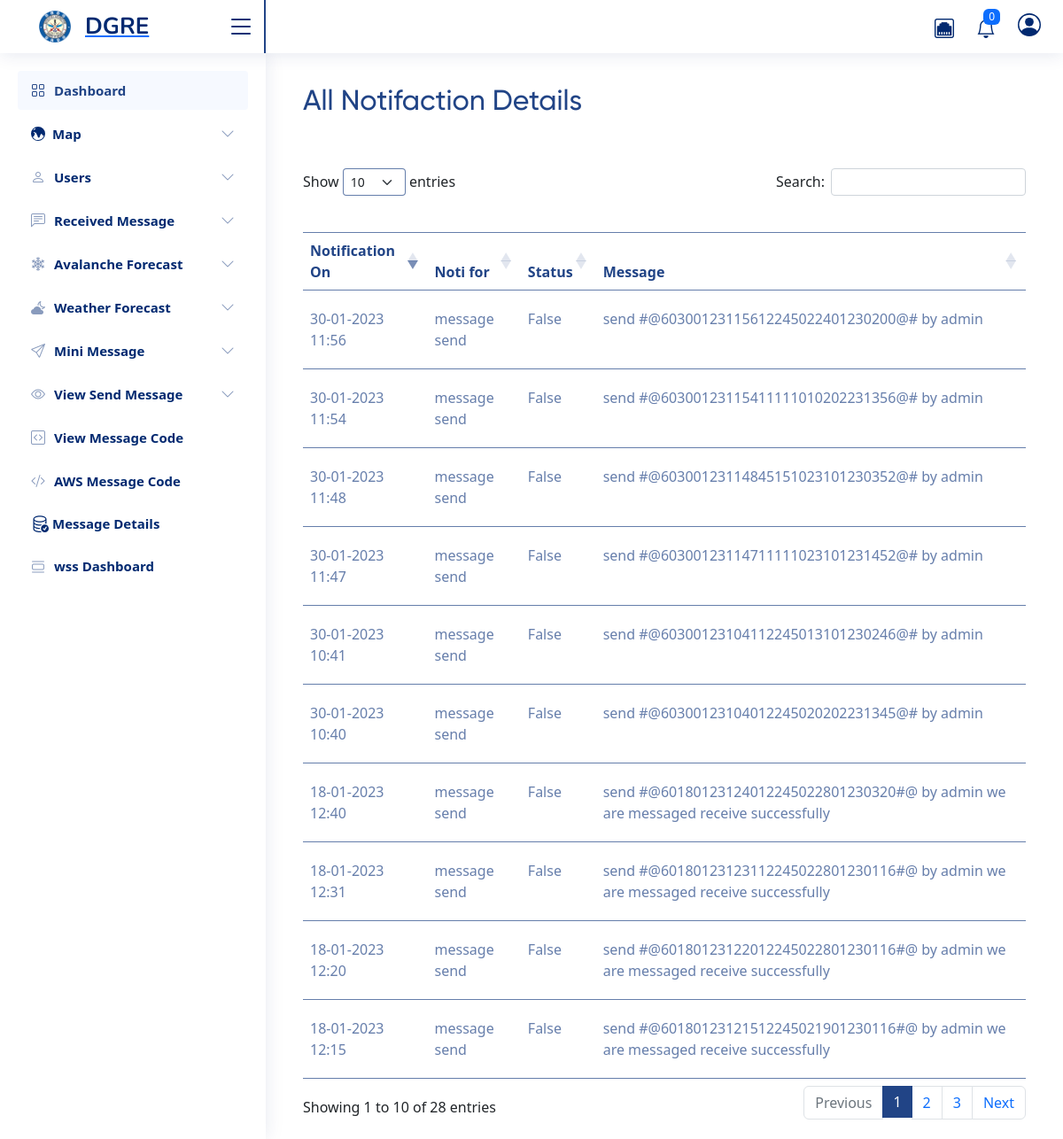
Page /notification/notification-show/ (signed in) on the committed database.
### notification/models.py (models this page shows)
class Notifications(models.Model):
    notification_on = models.DateTimeField(auto_now_add=True)
    noti_for = models.CharField(max_length=255,)
    message = models.CharField(max_length=255)
    status = models.BooleanField(default=False)

### notification/views.py (the view)
# urls.py: path("notification-show/", views.view_all_notification),
@login_required(login_url='/login/')
def view_all_notification(request):
    messages = Notifications.objects.all()
    return render(request, "dashboard/view-all-notification.html", locals())

### templates/dashboard/view-all-notification.html (shortened to what this page needs)
{% extends "base.html" %}
{% block content %}
{% include "datatable.html" %}
<div class="col-md-9 col-lg-12 px-md-4 add-pointer-btn">
    <div class="d-flex justify-content-between flex-wrap flex-md-nowrap align-items-center pt-3 pb-2 mb-3 ">
      <h1 class="h2">All Notifaction Details</h1>
 </div>
</div>
<div class="col-md-9 col-lg-12 px-md-4 mt-4 point-table">
    <table id="example" class="table table-striped table-content" style="width:100%">
        <thead>
            <tr>
                <th>Notification On</th>
                <th>Noti for</th>
                <th>Status</th>
                <th>Message</th>
            </tr>
        </thead>
        <tbody>
        {% for i in messages %}
        <tr>
        <td>{{i.notification_on|date:'d-m-Y H:i'}}</td>
        <td>{{i.noti_for}}</td>
        <td>{{i.status}}</td>
        <td>{{i.message}}</td>
        </tr>
        {% endfor %}
        </tbody>
</table>
</div>
{% endblock %}

### static/assets/css/style.css (style rules this page uses)
:root { scroll-behavior: smooth; }
body { font-family: "Open Sans", sans-serif; background: #f6f9ff; color: #444444; }
h1, h2, h3, h4, h5, h6 { font-family: "Nunito", sans-serif; }

### static/css/style.css (style rules this page uses)
:root { --font1: 'Gilroy'; --font2: 'Poppins'; --blue: #214486; --darkblue: #34326f; --red: #c1292a; --liteblue: #008dd2; --liteblack: #2b2a29; }
h1,h2,h3,h4,h5 { font-family: var(--font1); }
body { font-family: var(--font2); background-color: transparent; }
.add-pointer-btn h1 { color: #214486; }
.point-table table.dataTable.table-striped>tbody>tr.odd>* { box-shadow: none; }
.table-content { padding-top: 35px; }
.table-content th { color: #214486; border-top: 1px solid #214486b0; padding: 22px 8px; }
.table-content tr { border-color: #214486b0; }
.table-content tr td { padding: 20px 8px; color: #214486b0; }
.table-striped>tbody>tr:nth-of-type(odd)>* { --bs-table-accent-bg: var(--bs-table-striped-bg); color: #214486b0 !important; }
table.dataTable.table-striped>tbody>tr.odd>* { box-shadow: none !important; }

### rows in the picture
Notifications: notification_on "18-01-2023 12:15", noti_for "message send", status "False", message "send #@60180123121512245021901230116#@ by admin we are messaged receive successfully"
Notifications: notification_on "18-01-2023 12:20", noti_for "message send", status "False", message "send #@60180123122012245022801230116#@ by admin we are messaged receive successfully"
Notifications: notification_on "18-01-2023 12:31", noti_for "message send", status "False", message "send #@60180123123112245022801230116#@ by admin we are messaged receive successfully"
Notifications: notification_on "18-01-2023 12:40", noti_for "message send", status "False", message "send #@60180123124012245022801230320#@ by admin we are messaged receive successfully"
Notifications: notification_on "30-01-2023 10:40", noti_for "message send", status "False", message "send #@60300123104012245020202231345@# by admin"
Notifications: notification_on "30-01-2023 10:41", noti_for "message send", status "False", message "send #@60300123104112245013101230246@# by admin"
Notifications: notification_on "30-01-2023 11:47", noti_for "message send", status "False", message "send #@60300123114711111023101231452@# by admin"
Notifications: notification_on "30-01-2023 11:48", noti_for "message send", status "False", message "send #@60300123114845151023101230352@# by admin"
Notifications: notification_on "30-01-2023 11:54", noti_for "message send", status "False", message "send #@60300123115411111010202231356@# by admin"
Notifications: notification_on "30-01-2023 11:56", noti_for "message send", status "False", message "send #@60300123115612245022401230200@# by admin"
